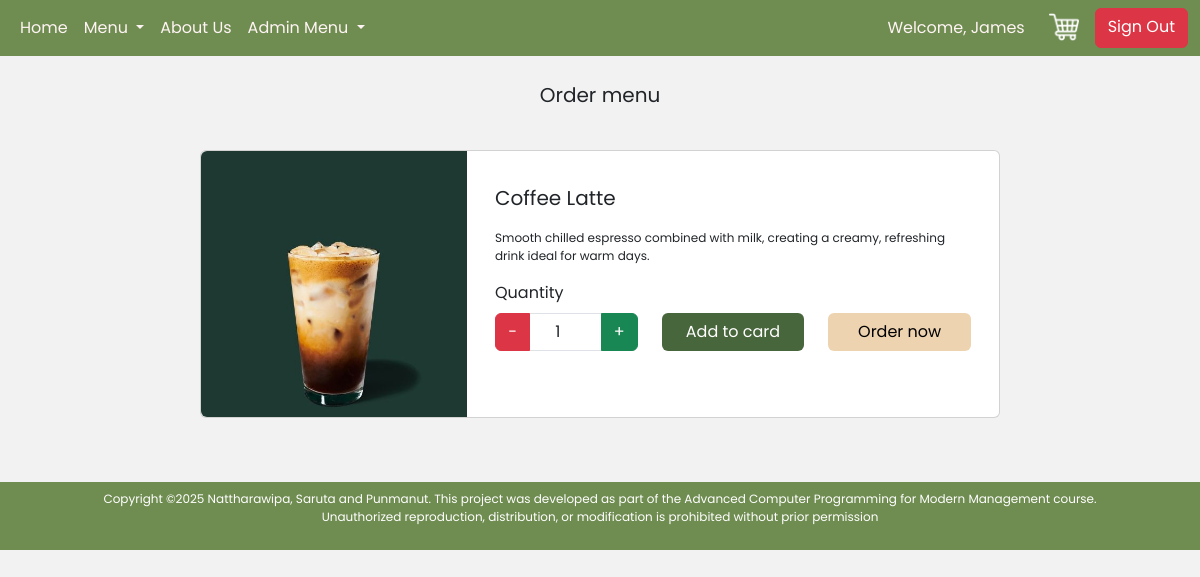
/orderMenuCoffee.php?id=17 (signed in), run on the app's committed database.
### tables this page shows
CREATE TABLE `goods` (
  `goods_id` int(11) NOT NULL,
  `name` varchar(50) NOT NULL,
  `description` varchar(250) NOT NULL,
  `price` decimal(10,2) NOT NULL,
  `quantity` int(11) NOT NULL,
  `Coffee` varchar(50) NOT NULL,
  `img` varchar(255) NOT NULL
);

### orderMenuCoffee.php (the view, shortened to what this page needs)
<?php
    require_once "php/config.php";
    $goodID = $_GET['id'];
    $query = "SELECT * FROM goods WHERE goods_id = '$goodID'";
    $result = mysqli_query($connect, $query);
    $menu = mysqli_fetch_array($result);
?>
<!DOCTYPE html>
<html lang="en">
<head>
    <link rel="stylesheet" href="https://cdn.jsdelivr.net/npm/bootstrap-icons/font/bootstrap-icons.css">
    <link rel="stylesheet" href="css/bootstrap.min.css">
    <link rel="stylesheet" href="style.css">
</head>
<body>
    <?php include_once "navbar.php"; ?>
    <div class="container-fluid">
        <div class="row">
            <div class="col col-md-1 col-lg-2">
            </div>
            <div class="col-12 col-md-10 col-lg-8">
                <div class="row my-4">
                    <p class="text-center fs-5">Order menu</p>
                </div>
                <div class="row mb-3">
                    <div class="card mb-5">
                        <div class="row">
                            <div class="col-12 col-md-4 p-0">
                                <img src="img-upload/<?= $menu['img'] ?>" class="img-fluid rounded-start">
                            </div>
                            <div class="col-12 col-md-8">
                                <div class="card-body">
                                    <p class="fs-5 mt-3"><?= $menu['name']; ?></p>
                                    <p style="font-size: 12px;"><?= $menu['description']; ?></p>
                                    <form action="php/orderCoffee.php" method="post">
                                        <div class="row">
                                            <div class="col-12 col-md-4">
                                                <label for="numberInput" class="form-label">Quantity</label>
                                                <div class="input-group">
                                                    <button class="btn btn-danger" id="btnMinus" type="button">−</button>
                                                    <input type="number" id="numberInput" class="form-control text-center" value="1" min="0" name="qty">
                                                    <button class="btn btn-success" id="btnPlus" type="button">+</button>
                                                </div>
                                            </div>
                                            <div class="col-12 col-md-4">
                                                <input type="submit" value="Add to card" class="btn btn w-100" style="background-color: #47663B; color: #fff;margin-top: 32px;" name="cart">
                                            </div>
                                            <div class="col-12 col-md-4">
                                                <input type="submit" value="Order now" class="btn btn w-100" style="background-color: #EED3B1; color: #000;margin-top: 32px;" name="order">
                                            </div>
                                        </div>
                                    </form>
                                </div>
                            </div>
                        </div>
                    </div>
                </div>
            </div>
            <div class="col col-md-1 col-lg-2">
            </div>
        </div>
    </div>
    <?php include_once "footer.php"; ?>
</body>
</html>

### style.css (style rules this page uses)
body { background-color: #f2f2f2; font-family: "Poppins", serif; font-weight: 400; font-style: normal; height: 100%; }

### data on the page
goods: img (picture), name "Coffee Latte", description "Smooth chilled espresso combined with milk, creating a creamy, refreshing drink ideal for warm days."

### other printed values
$_SESSION['firstname'] "James"
